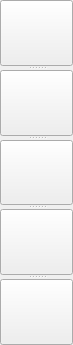
   <widget class="QSplitter" name="splitter">
    <property name="geometry">
     <rect>
      <x>10</x>
      <y>80</y>
      <width>73</width>
      <height>345</height>
     </rect>
    </property>
    <property name="maximumSize">
     <size>
      <width>16777215</width>
      <height>16777215</height>
     </size>
    </property>
    <property name="font">
     <font>
      <family>Segoe UI</family>
      <pointsize>9</pointsize>
     </font>
    </property>
    <property name="orientation">
     <enum>Qt::Vertical</enum>
    </property>
    <widget class="QPushButton" name="openSearchTab">
     <property name="maximumSize">
      <size>
       <width>16777215</width>
       <height>16777215</height>
      </size>
     </property>
     <property name="font">
      <font>
       <family>Segoe UI</family>
       <pointsize>9</pointsize>
      </font>
     </property>
     <property name="text">
      <string/>
     </property>
     <property name="icon">
      <iconset resource="icons.qrc">
       <normaloff>:/icons/search.png</normaloff>:/icons/search.png</iconset>
     </property>
     <property name="iconSize">
      <size>
       <width>60</width>
       <height>60</height>
      </size>
     </property>
    </widget>
    <widget class="QPushButton" name="openPatientsTab">
     <property name="maximumSize">
      <size>
       <width>16777215</width>
       <height>16777215</height>
      </size>
     </property>
     <property name="font">
      <font>
       <family>Segoe UI</family>
       <pointsize>9</pointsize>
      </font>
     </property>
     <property name="text">
      <string/>
     </property>
     <property name="icon">
      <iconset resource="icons.qrc">
       <normaloff>:/icons/patients.png</normaloff>:/icons/patients.png</iconset>
     </property>
     <property name="iconSize">
      <size>
       <width>60</width>
       <height>60</height>
      </size>
     </property>
    </widget>
    <widget class="QPushButton" name="openEmployeesTab">
     <property name="maximumSize">
      <size>
       <width>16777215</width>
       <height>16777215</height>
      </size>
     </property>
     <property name="font">
      <font>
       <family>Segoe UI</family>
       <pointsize>9</pointsize>
      </font>
     </property>
     <property name="text">
      <string/>
     </property>
     <property name="icon">
      <iconset resource="icons.qrc">
       <normaloff>:/icons/users.png</normaloff>:/icons/users.png</iconset>
     </property>
     <property name="iconSize">
      <size>
       <width>60</width>
       <height>60</height>
      </size>
     </property>
    </widget>
    <widget class="QPushButton" name="openAppointmentsTab">
     <property name="maximumSize">
      <size>
       <width>16777215</width>
       <height>16777215</height>
      </size>
     </property>
     <property name="font">
      <font>
       <family>Segoe UI</family>
       <pointsize>9</pointsize>
      </font>
     </property>
     <property name="text">
      <string/>
     </property>
     <property name="icon">
      <iconset resource="icons.qrc">
       <normaloff>:/icons/settings.png</normaloff>:/icons/settings.png</iconset>
     </property>
     <property name="iconSize">
      <size>
       <width>60</width>
       <height>60</height>
      </size>
     </property>
    </widget>
    <widget class="QPushButton" name="showThemes">
     <property name="maximumSize">
      <size>
       <width>16777215</width>
       <height>16777215</height>
      </size>
     </property>
     <property name="font">
      <font>
       <family>Segoe UI</family>
       <pointsize>9</pointsize>
      </font>
     </property>
     <property name="text">
      <string/>
     </property>
     <property name="icon">
      <iconset resource="icons.qrc">
       <normaloff>:/icons/theme.png</normaloff>:/icons/theme.png</iconset>
     </property>
     <property name="iconSize">
      <size>
       <width>60</width>
       <height>60</height>
      </size>
     </property>
    </widget>
   </widget>
